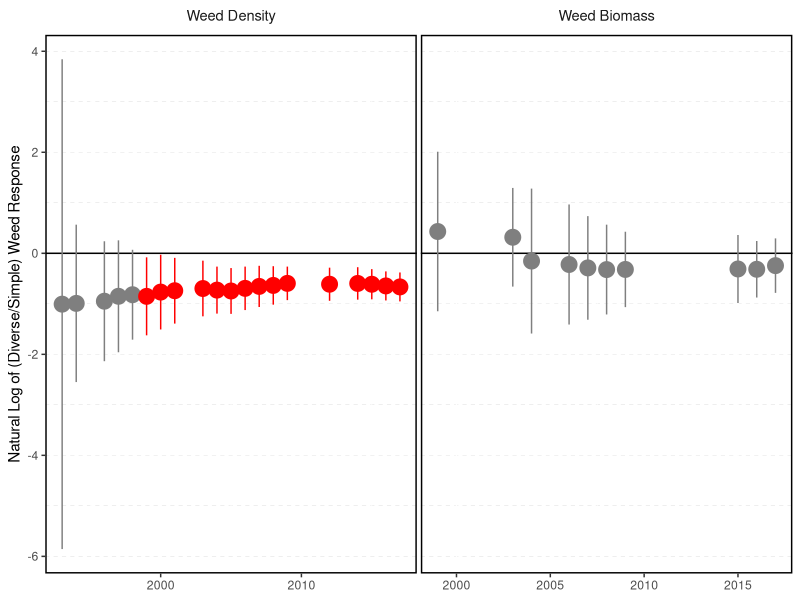

The R source for this figure:
## ---- chunk 1
knitr::opts_chunk$set(echo = F, message = F, knitr.table.format = "latex")
library(tidyverse)
library(knitr)
library(kableExtra)
library(here)
setwd(here())
## ---- chunk 2

sdx <- read_csv("stats_est-over-time.csv")


# make fig ----------------------------------------------------------------

sdx %>%
  mutate(mysig = ifelse(ci_99up < 0, "sig", "ns"),
         mod_nice = recode(mod,
                           bio = "Weed Biomass",
                           den = "Weed Density"),
         mod_nice = factor(mod_nice, levels = rev(c("Weed Biomass", "Weed Density")))) %>%
  ggplot(aes(year, est, color = mysig)) +  
  geom_hline(yintercept = 0) +
  geom_pointrange(aes(ymin = ci_99low, ymax = ci_99up), size = 1.1) + 
  
  scale_color_manual(values = c("gray50", "red")) +
  guides(color = F) +
  labs(x = NULL, y = "Natural Log of (Diverse/Simple) Weed Response") +
  
  facet_grid(~mod_nice, scales = "free_x") +
  
  theme(
    panel.spacing = unit(0.2, "lines"),
    panel.background = element_rect(fill = NA),
    panel.border = element_rect(colour = "black", fill = NA, size = 1),
    panel.grid.major.y = element_line( size = 0.1, color = "gray80", linetype = "dashed"),
    panel.grid.minor.y = element_line( size = 0.1, color = "gray80", linetype = "dashed"),
    
    strip.background = element_blank(),
    strip.text.x = element_text(size = rel(1.2), 
                                vjust = 2),
    strip.text.y = element_blank())
  
  
  
